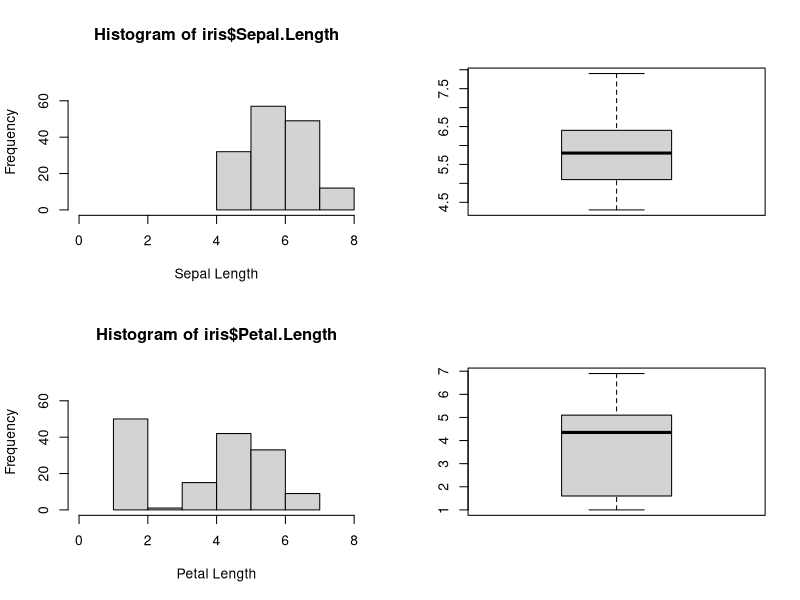
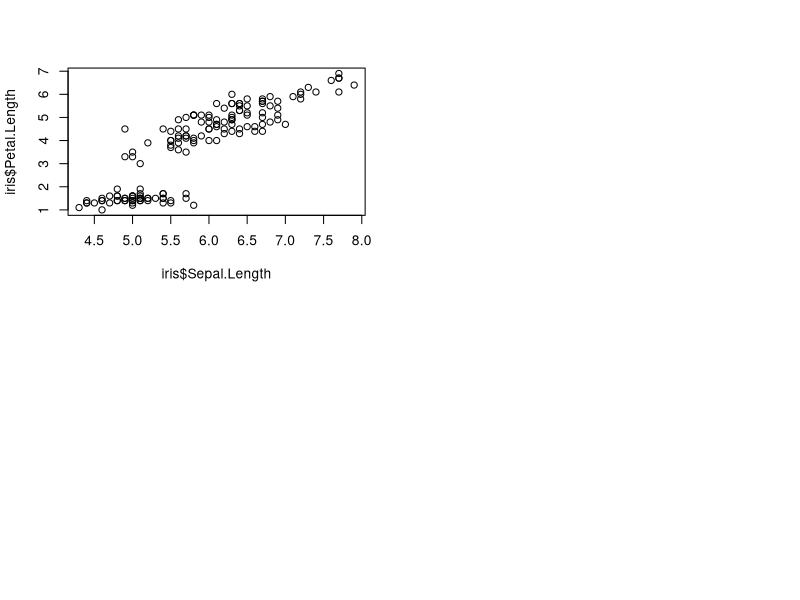

Reproduce these figures in R, in order.
#1
data <- head(iris, 6)
data
Sys.Date()

#2
summary(iris)
Sys.Date()

#3
data_sub1 <- summary(iris$Sepal.Length)
data_sub2 <- summary(iris$Petal.Length)
data_sub1
data_sub2
par(mfrow=c(2,2))
hist(iris$Sepal.Length
     ,xlab = "Sepal Length"
     ,xlim = c(0,8)
     ,breaks = 5
     ,ylim = c(0,75))
boxplot(iris$Sepal.Length)
hist(iris$Petal.Length
     ,xlab = "Petal Length"
     ,xlim = c(0,8)
     ,breaks = 5
     ,ylim = c(0,75))
boxplot(iris$Petal.Length)
Sys.Date()

#4
cor(iris$Sepal.Length, iris$Petal.Length)
plot(iris$Sepal.Length,iris$Petal.Length)
Sys.Date()